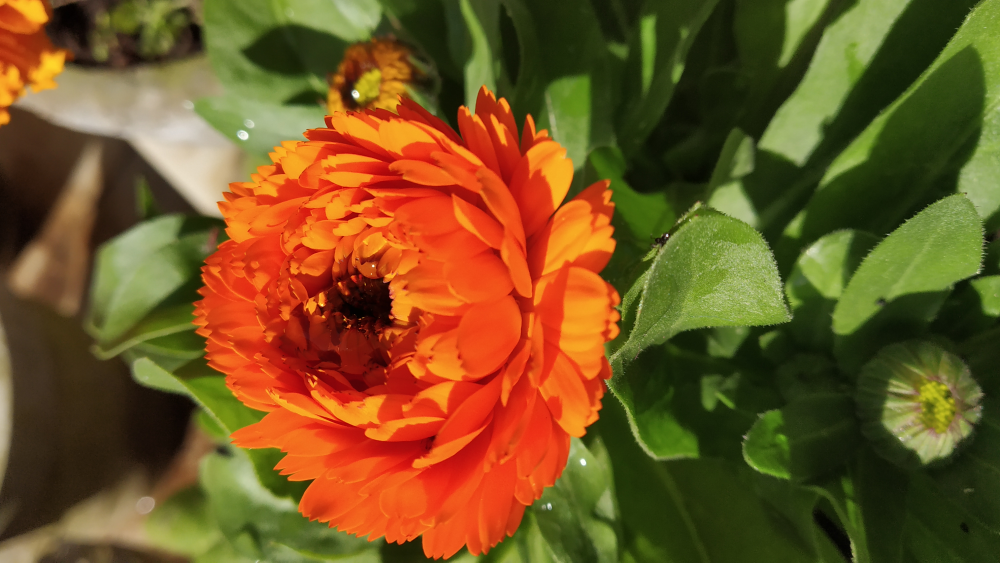
#> input picture flower.jpg, 4000 x 2250 px (shown at 1/4 size)
$ jupyter execute --allow-errors Untitled.ipynb
#> lines starting #> are read from the running program, lines starting #| are printed output that depends on the picture
[cell 1]
import numpy as np
import pandas as pd
import matplotlib.pyplot as plt

from mpl_toolkits.mplot3d import Axes3D
from matplotlib import colors
from skimage.color import rgb2gray, rgb2hsv, hsv2rgb
from skimage.io import imread, imshow
from sklearn.cluster import KMeans

from skimage.transform import resize

[cell 2]
flower = imread("flower.jpg")
#> flower is the input picture: shape (2250, 4000, 3); mean R, G, B 115, 83.3, 34.4
flower = resize(flower, (360,360,3))
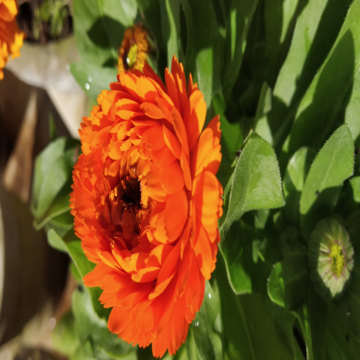
#> flower: shape (360, 360, 3) float64; mean R, G, B 0.451, 0.327, 0.135
plt.imshow(flower)
plt.show()

[cell 3]
def image_to_pandas(image):
    df = pd.DataFrame([image[:,:,0].flatten(), image[:,:,1].flatten(), image[:,:,2].flatten()]).T
#> df = table of 129600 rows and 3 columns
    df.columns = ["Red_Channel", "Green_Channel", "Blue_Channel"]
    return df

[cell 4]
df_img = image_to_pandas(flower)
#> df_img = table of 129600 rows and 3 columns
df_img.head()
#> Out = table of 5 rows and 3 columns

[cell 5]
plt.figure(num = None, figsize = (8,6), dpi = 80)
kmeans = KMeans(n_clusters = 3, random_state = 42).fit(df_img)
#> (the rest of this cell did not finish here and is left out)

[cell 6]
fig, axes = plt.subplots(1,3, figsize = (12,12) )
#> (the rest of this cell did not finish here and is left out)

[cell 7]
#clearly the algorithm splits the image based on r,g and b pixels, can be useful when different regions haev differnet colours.

[cell 8]
#now let us apply each cluster as a separate mask

[cell 9]
fig, axes = plt.subplots(1,3, figsize = (15,15))
#> (the rest of this cell did not finish here and is left out)

[cell 10]
def plot_pixels(df):
    x_ = df["Red_Channel"]
    y_ = df["Green_Channel"]
    z_ = df["Blue_Channel"]

    color_list = list(zip(
                        list(df['Red_Channel']),
                        list(df["Green_Channel"]),
                        list(df["Blue_Channel"])))
    fig = plt.figure(figsize = (12,10))
    ax_3d = plt.axes(projection = "3d")
    ax_3d.scatter3D(xs = x_, ys = y_, zs = z_, alpha = 0.55)
    ax_3d.set_xlim3d(0, x_.max())
    ax_3d.set_ylim3d(0, y_.max())
    ax_3d.set_zlim3d(0, z_.max())
    ax_3d.invert_yaxis()

[cell 11]
plot_pixels(df_img)
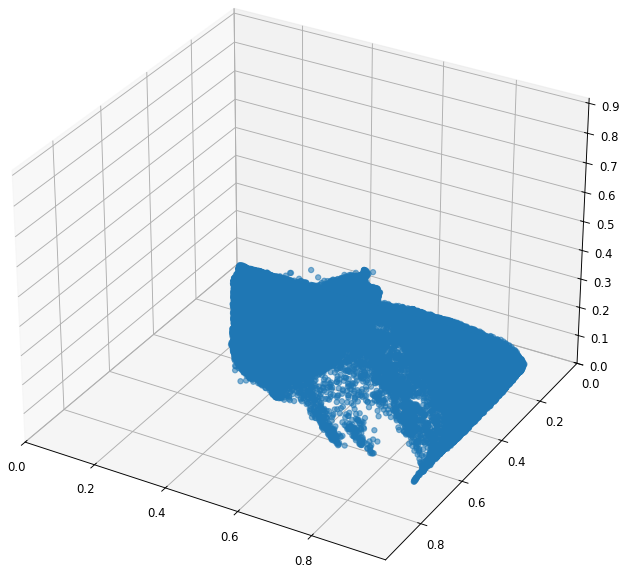
#> figure drawn by matplotlib, 1 panel

#> (a cell that did not finish here is left out)

[cell 13]
df_img.head()
#> Out = table of 5 rows and 3 columns
